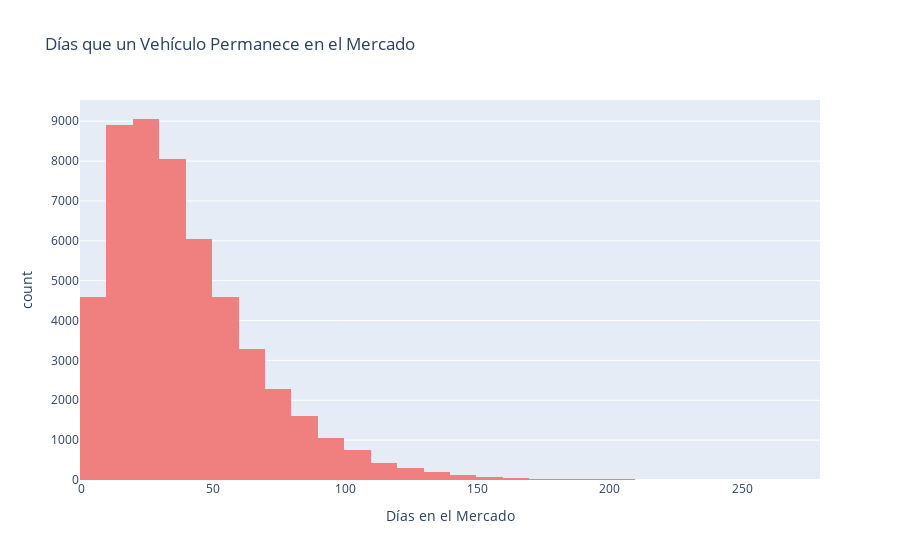

Write notebook code for a chart like this one.
### Markdown cell above
**2.5 Días en el mercado**

### Code cell
# Crea histograma del tiempo en el mercado.
fig6 = px.histogram(vehicles,
                    x='days_listed',
                    nbins=30,
                    title='Días que un Vehículo Permanece en el Mercado',
                    labels={'days_listed': 'Días en el Mercado'},
                    color_discrete_sequence=['lightcoral']
                    )
fig6.show()

### Figure 1 — Plotly figure (JSON) as saved in the notebook; plotly's stock layout.template omitted (floating-point values rounded to 4 significant figures; data arrays with more than 128 entries replaced by an {"elided": "..."} marker saying what was removed)
{"data": [{"bingroup": "x", "hovertemplate": "Días en el Mercado=%{x}<br>count=%{y}<extra></extra>", "legendgroup": "", "marker": {"color": "lightcoral", "pattern": {"shape": ""}}, "name": "", "nbinsx": 30, "orientation": "v", "showlegend": false, "type": "histogram", "x": {"elided": "51525 int values"}, "xaxis": "x", "yaxis": "y"}], "layout": {"barmode": "relative", "legend": {"tracegroupgap": 0}, "title": {"text": "Días que un Vehículo Permanece en el Mercado"}, "xaxis": {"anchor": "y", "domain": [0, 1], "title": {"text": "Días en el Mercado"}}, "yaxis": {"anchor": "x", "domain": [0, 1], "title": {"text": "count"}}}}
